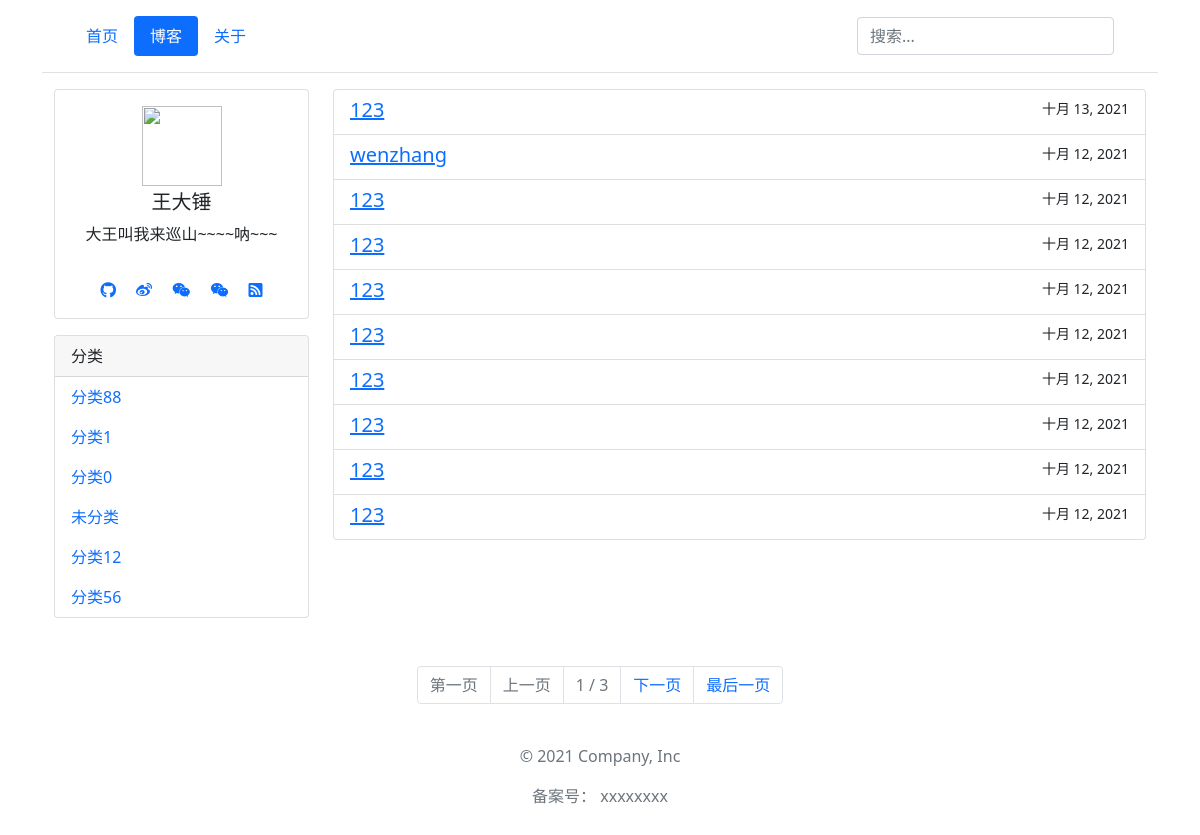
Page /blog on the committed database.
### blog/models.py (models this page shows, shortened)
class Category(models.Model):
    name = models.CharField('分类名', max_length=64)
    sort = models.SmallIntegerField('分类排序', default=0, help_text="数字越大，排名越靠前")
    created = models.DateTimeField(verbose_name='添加时间',  auto_now_add=True)
    modified = models.DateTimeField(verbose_name='修改时间', default=timezone.now)
    def __str__(self):
        return self.name
    def get_absolute_url(self):
        return reverse('category-detail', kwargs={'pk': self.pk})
    class Meta:  # 按sort排序
        ordering = ['-sort']
        verbose_name = "分类"
        verbose_name_plural = verbose_name

class Article(models.Model):
    title = models.CharField('文章标题',max_length=128)
    category = models.ForeignKey(Category, verbose_name='文章分类', on_delete=models.SET_DEFAULT, default=category_haveNo)
    is_public = models.BooleanField('是否公开', default=True, help_text="文章是否公开展示，不勾选就对外隐藏")
    is_original = models.BooleanField('是否原创', default=True, help_text="文章是否原创，不勾选就是转载")
    content_markdown = models.TextField('文章内容markdown', null=True, blank=True)
    content_html = models.TextField('文章内容html', null=True, blank=True,help_text="返回给客户端(根据markdown自动生成的，不要手动修改)")
    keywords = models.CharField('seo的keywords', max_length=640, blank=True, null=True)
    description = models.CharField('seo的description', max_length=640, blank=True, null=True)
    click = models.PositiveIntegerField('点击量',default=0)
    created = models.DateTimeField(verbose_name='添加时间',  auto_now_add=True)
    modified = models.DateTimeField(verbose_name='修改时间', default=timezone.now)
    def get_absolute_url(self):
        return reverse('article-detail', kwargs={'pk': self.pk})
    @staticmethod
    def get_public_article():
        return Article.objects.filter(is_public=True)
    class Meta:
        ordering = ['-created'] # 默认按照创建时间排序
        verbose_name = "文章"
        verbose_name_plural = verbose_name

### blog/views.py (the view)
# urls.py: path('blog', ArticleListView.as_view(), name="article-list"),
class ArticleListView(ListView):
    paginate_by = 10
    def get_queryset(self):
        pk = self.kwargs.get("pk", None)
        q = self.request.GET.get('q', None)  # 搜索关键词
        if pk:
            articles = Article.get_public_article().filter(category=pk)
        else:
            articles = Article.get_public_article()
        if q:
            articles = articles.filter(Q(title__contains=q) | Q(content_markdown__contains=q))
        return articles
    def get_context_data(self, **kwargs):
        context = super().get_context_data(**kwargs)
        context['SITE_CONFIG'] = settings.SITE_CONFIG  # 网站配置信息
        context['category'] = Category.objects.all()  # 网站分类
        context['q'] = self.request.GET.get('q', None)  # 搜索关键词
        category_id = self.kwargs.get("pk", None)   # 分类id
        if category_id:
            context['category_item'] = Category.objects.get(pk=category_id)
        return context

### templates/blog/article_list.html (shortened to what this page needs)
{% extends "base.html" %}
{% block content %}
<div class="container">
  <div class="row">
    <div class="col-3 d-none d-md-block">
     <div class="row">
         <div class="col">
             {% include 'user_info.html' %}
         </div>
     </div>
          <div class="row mt-3">
         <div class="col">
             {% include 'category.html' %}
         </div>
     </div>
    </div>
    <div class="col">
      <ul class="list-group">
        {% for article in object_list %}
            <li class="list-group-item list-group-item-action">
                <div class="d-flex w-100 justify-content-between">
                    <h5 class="mb-1">
                        <a target="_blank" href="{{ article.get_absolute_url }}"> {{ article.title }}</a>
                    </h5>
                    <small>{{ article.created|date }}</small>
                </div>
            </li>
    {% empty %}
        <li>内容为空。</li>
    {% endfor %}
    </ul>
    </div>
  </div>
</div>
<nav aria-label="Page navigation" class="mt-5">
  <ul class="pagination justify-content-center">
    {% if page_obj.has_previous %}
        <li class="page-item"><a class="page-link" href="?page=1">第一页</a></li>
        <li class="page-item"><a class="page-link" href="?page={{ page_obj.previous_page_number }}">上一页</a></li>
    {% else %}
        <li class="page-item disabled"><a class="page-link" href="#">第一页</a></li>
        <li class="page-item disabled"><a class="page-link" href="#">上一页</a></li>
    {% endif %}
 <li class="page-item disabled">
      <a class="page-link">  {{ page_obj.number }} / {{ page_obj.paginator.num_pages }}</a>
    </li>
    {% if page_obj.has_next %}
        <li class="page-item"><a class="page-link" href="?page={{ page_obj.next_page_number }}">下一页</a></li>
        <li class="page-item"><a class="page-link" href="?page={{ page_obj.paginator.num_pages }}">最后一页</a></li>
    {% else %}
        <li class="page-item disabled"><a class="page-link" href="#">下一页</a></li>
        <li class="page-item disabled"><a class="page-link" href="#">最后一页</a></li>
    {% endif %}
  </ul>
</nav>
{% endblock %}

### templates/category.html
<div class="card"  >
  <div class="card-header">
    分类
  </div>
<ul class="nav nav-pills flex-column mb-auto">
{% for item in category %}
    <li class="nav-item ">
        <a class="nav-link {% if request.path == item.get_absolute_url %}active{% endif %}" target="_blank" href="{{ item.get_absolute_url }}">{{ item }}</a>
    </li>
{% empty %}
    啥都没有
{% endfor %}
</ul>
</div>

### rows in the picture
Category: name "分类88"
Category: name "分类1"
Category: name "分类0"
Category: name "未分类"
Category: name "分类12"
Category: name "分类56"
Article: title "123", created "十月 13, 2021"
Article: title "wenzhang", created "十月 12, 2021"
Article: title "123", created "十月 12, 2021"
Article: title "123", created "十月 12, 2021"
Article: title "123", created "十月 12, 2021"
Article: title "123", created "十月 12, 2021"
Article: title "123", created "十月 12, 2021"
Article: title "123", created "十月 12, 2021"
Article: title "123", created "十月 12, 2021"
Article: title "123", created "十月 12, 2021"

### other values in the picture
{{ SITE_CONFIG.我的信息.名字 }} "王大锤"
{{ SITE_CONFIG.我的信息.座右铭 }} "大王叫我来巡山~~~~呐~~~"
{{ page_obj.number }} "1"
{{ page_obj.paginator.num_pages }} "3"
